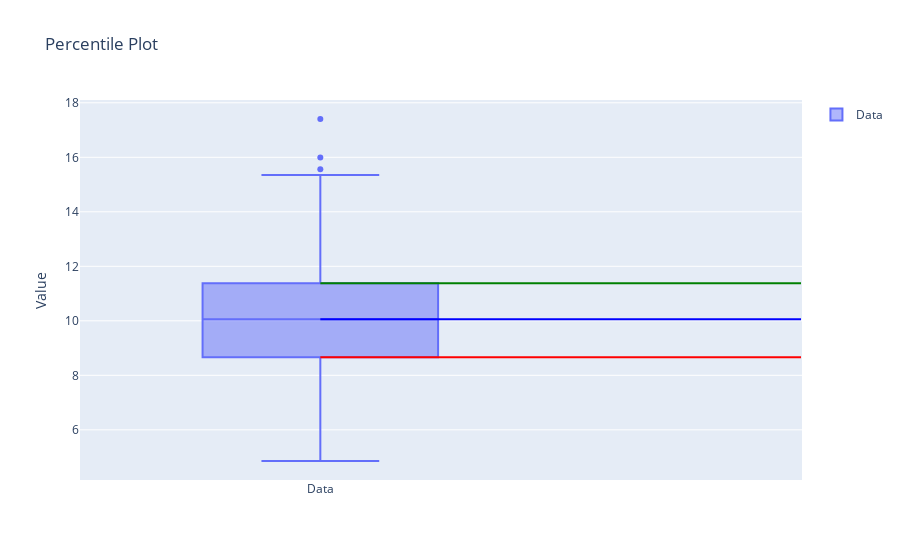

Notebook source saved alongside this figure:
### Markdown cell above
Lets plot the percentiles.

### Code cell
import numpy as np
import plotly.graph_objects as go

# Create a sample data
# data = np.array([1, 2, 3, 4, 5, 6, 7, 8, 9, 10])
# generates an array of 1000 random numbers that are normally distributed with a mean of 10 and a standard deviation of 2.
data = np.random.normal(10, 2, 1000)

# Calculate the percentiles
p25 = np.percentile(data, 25)
p50 = np.percentile(data, 50)
p75 = np.percentile(data, 75)

# Create a box plot
fig = go.Figure()
fig.add_trace(go.Box(y=data, name='Data'))

# Add percentile lines
fig.add_shape(type='line', x0=0, y0=p25, x1=1, y1=p25, line=dict(color='red', width=2))
fig.add_shape(type='line', x0=0, y0=p50, x1=1, y1=p50, line=dict(color='blue', width=2))
fig.add_shape(type='line', x0=0, y0=p75, x1=1, y1=p75, line=dict(color='green', width=2))

# Update layout
fig.update_layout(title='Percentile Plot',
                  yaxis_title='Value',
                  showlegend=True)

# Show plot
fig.show()

### Figure 1 — Plotly figure (JSON) as saved in the notebook; plotly's stock layout.template omitted (floating-point values rounded to 4 significant figures; data arrays with more than 128 entries replaced by an {"elided": "..."} marker saying what was removed)
{"data": [{"name": "Data", "type": "box", "y": {"elided": "1000 float values"}}], "layout": {"shapes": [{"line": {"color": "red", "width": 2}, "type": "line", "x0": 0, "x1": 1, "y0": 8.667, "y1": 8.667}, {"line": {"color": "blue", "width": 2}, "type": "line", "x0": 0, "x1": 1, "y0": 10.06, "y1": 10.06}, {"line": {"color": "green", "width": 2}, "type": "line", "x0": 0, "x1": 1, "y0": 11.38, "y1": 11.38}], "showlegend": true, "title": {"text": "Percentile Plot"}, "yaxis": {"title": {"text": "Value"}}}}
